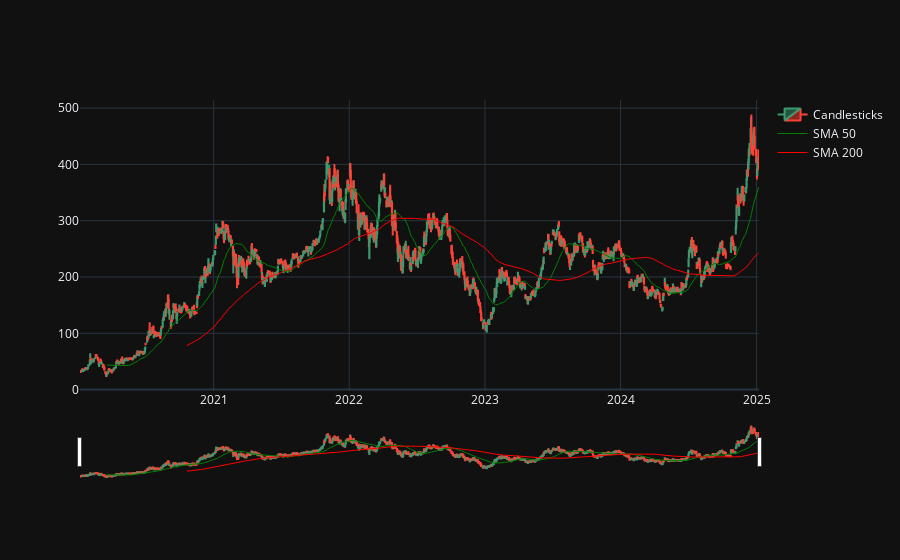

Write notebook code for a chart like this one.
### Markdown cell above
Next, we will plot TSLA's price history (OHLC) using candlesticks along with the SMA50 and SMA100. The chart is interactive so you can zoom in, zoom out, pan, and hover over individual plot points to get detailed information about it. You also have the option to download the graph as a png, if you please.

### Code cell
import plotly.graph_objects as go

# Interactive candlestick chart with SMA50 and SMA200
fig = go.Figure(data=[go.Candlestick(x=tesla_df.index,
                open=tesla_df['Open'],
                high=tesla_df['High'],
                low=tesla_df['Low'],
                close=tesla_df['Close'],
                name="Candlesticks"),
                go.Scatter(x=tesla_df.index, 
                           y=tesla_df['SMA_50'], 
                           line=dict(color='green', width=1),
                           name="SMA 50"),
                go.Scatter(x=tesla_df.index, 
                           y=tesla_df['SMA_200'], 
                           line=dict(color='red', width=1),
                           name="SMA 200")])

fig.show()

### Figure 1 — Plotly figure (JSON) as saved in the notebook; plotly's stock layout.template omitted (floating-point values rounded to 4 significant figures; data arrays with more than 128 entries replaced by an {"elided": "..."} marker saying what was removed)
{"data": [{"close": {"elided": "1258 float values"}, "high": {"elided": "1258 float values"}, "low": {"elided": "1258 float values"}, "name": "Candlesticks", "open": {"elided": "1258 float values"}, "x": {"elided": "1258 str values"}, "type": "candlestick"}, {"line": {"color": "green", "width": 1}, "name": "SMA 50", "x": {"elided": "1258 str values"}, "y": {"elided": "1258 float values"}, "type": "scatter"}, {"line": {"color": "red", "width": 1}, "name": "SMA 200", "x": {"elided": "1258 str values"}, "y": {"elided": "1258 float values"}, "type": "scatter"}], "layout": {}}
